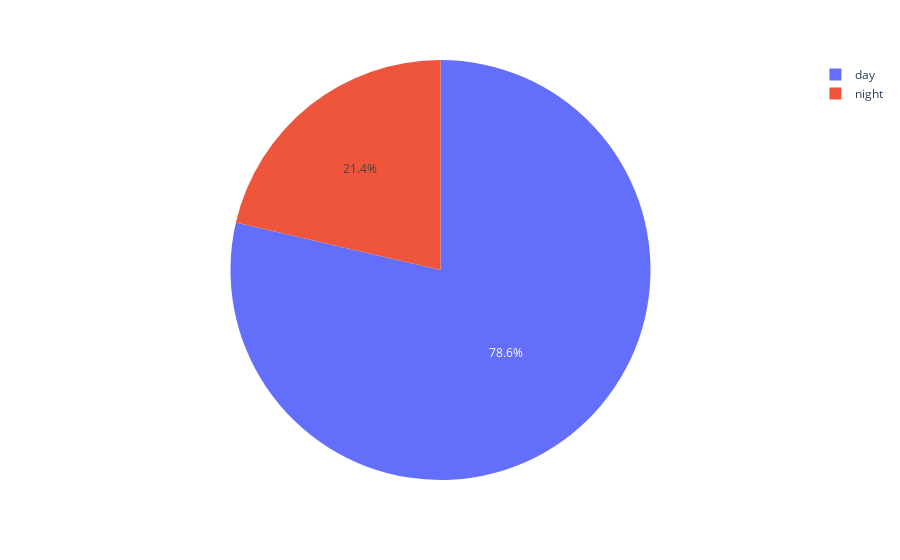

Notebook cell for this chart:
### Code cell
fig = px.pie(nights, names="time", values="count")
fig.show()

### Figure 1 — Plotly figure (JSON) as saved in the notebook; plotly's stock layout.template omitted (floating-point values rounded to 4 significant figures)
{"data": [{"domain": {"x": [0, 1], "y": [0, 1]}, "hovertemplate": "time=%{label}<br>count=%{value}<extra></extra>", "labels": ["day", "night"], "legendgroup": "", "name": "", "showlegend": true, "type": "pie", "values": [331, 90]}], "layout": {"legend": {"tracegroupgap": 0}, "margin": {"t": 60}}}
